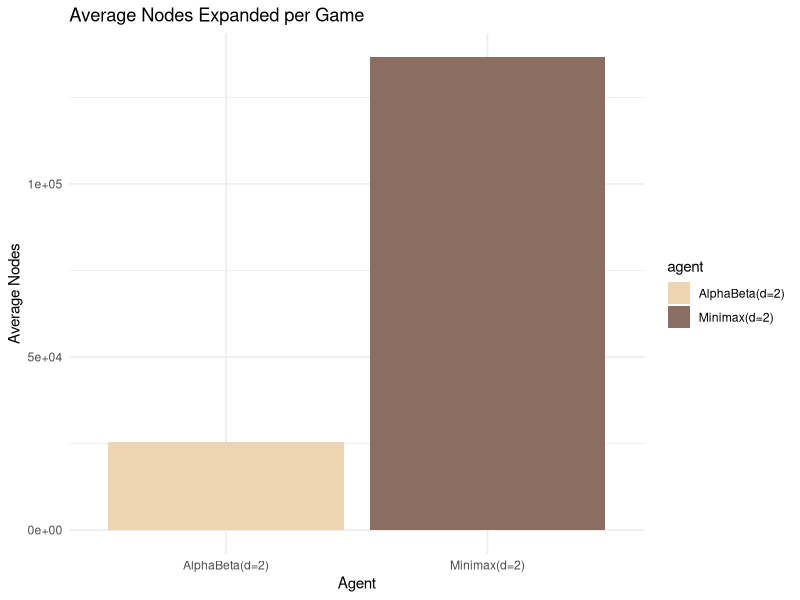
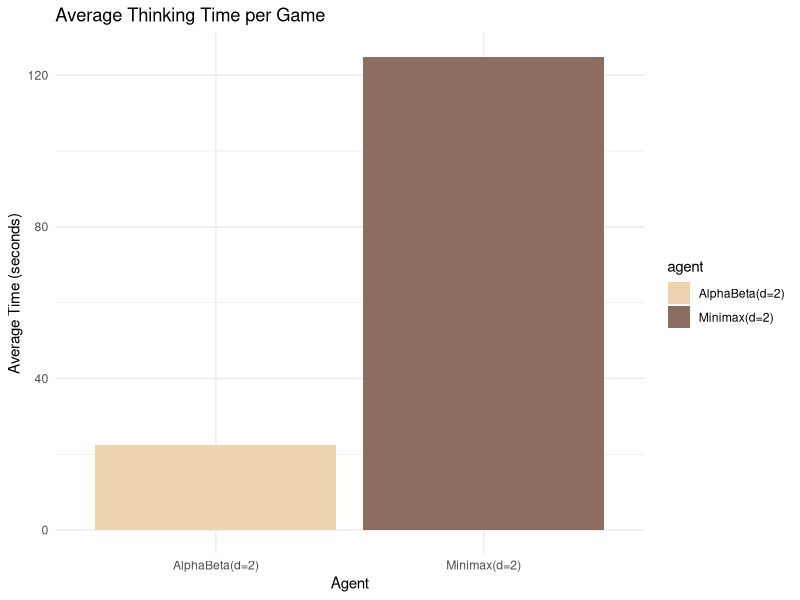

These figures' R source, in order:
## ---- chunk 1
knitr::opts_chunk$set(echo = TRUE)
## ---- chunk 2
library(readr)
library(dplyr)
library(ggplot2)

df <- read_csv("game_results/gomoku_AB_d2_vs_Minimax_d2.csv")
## ---- chunk 3
light_orange <- "#eed5b1"
gray_brown   <- "#8C6D62"

nodes_summary <- tibble(
  agent = c("AlphaBeta(d=2)", "Minimax(d=2)"),
  avg_nodes = c(
    mean(df$nodes_agent1, na.rm = TRUE),
    mean(df$nodes_agent2, na.rm = TRUE)
  )
)

ggplot(nodes_summary, aes(x = agent, y = avg_nodes, fill = agent)) +
  geom_col() +
  scale_fill_manual(values = c("AlphaBeta(d=2)" = light_orange,
                               "Minimax(d=2)" = gray_brown)) +
  labs(
    title = "Average Nodes Expanded per Game",
    x = "Agent",
    y = "Average Nodes"
  ) +
  theme_minimal()


## ---- chunk 4
light_orange <- "#eed5b1"
gray_brown   <- "#8C6D62"

time_summary <- tibble(
  agent = c("AlphaBeta(d=2)", "Minimax(d=2)"),
  avg_time_sec = c(
    mean(df$time_agent1, na.rm = TRUE),
    mean(df$time_agent2, na.rm = TRUE)
  )
)

ggplot(time_summary, aes(x = agent, y = avg_time_sec, fill = agent)) +
  geom_col() +
  scale_fill_manual(values = c("AlphaBeta(d=2)" = light_orange,
                               "Minimax(d=2)" = gray_brown)) +
  labs(
    title = "Average Thinking Time per Game",
    x = "Agent",
    y = "Average Time (seconds)"
  ) +
  theme_minimal()
